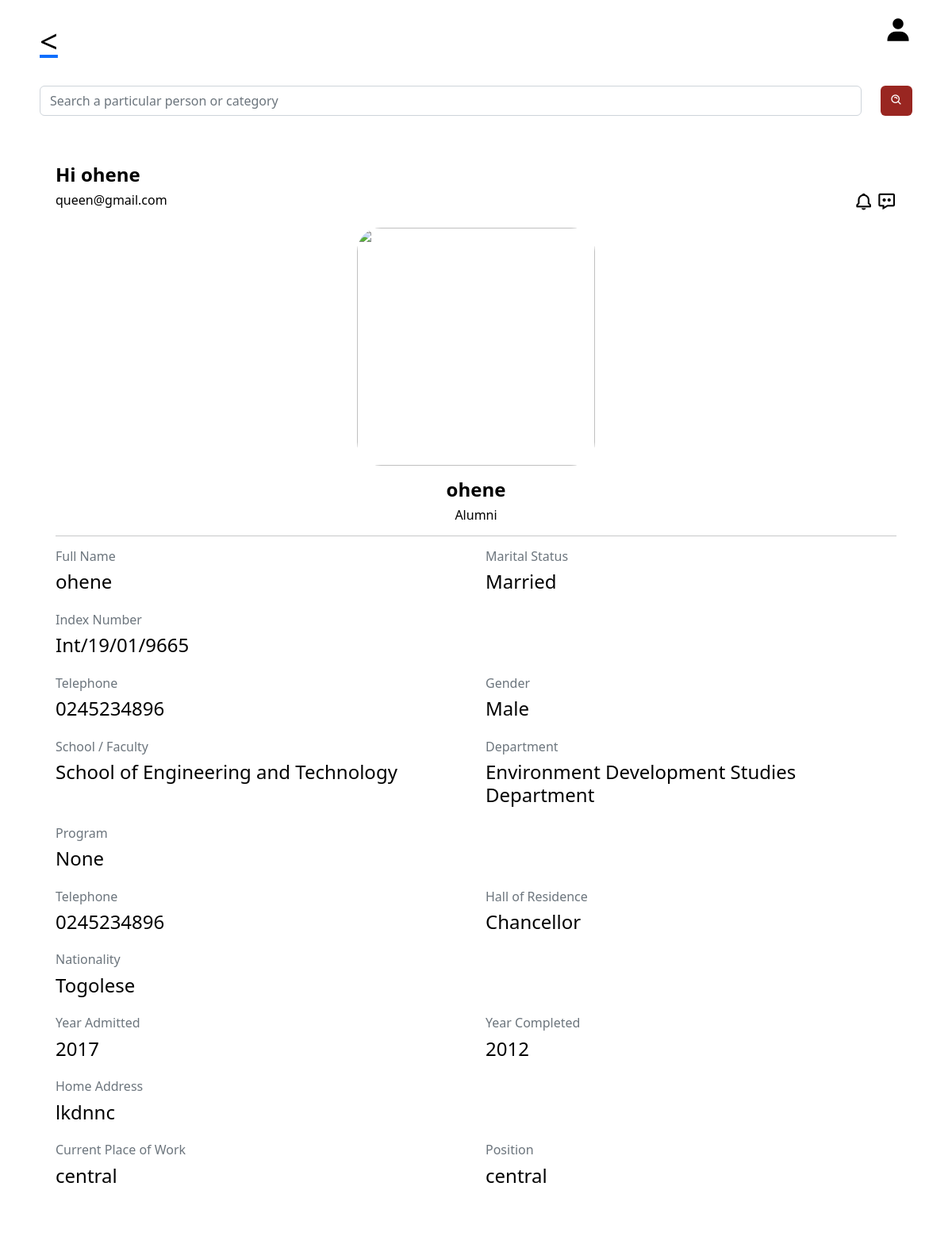
The app's page /userprofile/1 with its own data.
### app.py (models this page shows, shortened)
class User(db.Model,UserMixin):
    id= db.Column(db.Integer, primary_key=True)
    fullname= db.Column(db.String()  )
    indexnumber= db.Column(db.Integer())
    gender= db.Column(db.String()    )
    school= db.Column(db.String()    )
    department= db.Column(db.String()    )
    program= db.Column(db.String()   )
    completed= db.Column(db.Integer()     )
    admitted= db.Column(db.Integer()  )
    email= db.Column(db.String()     )
    telephone= db.Column(db.String()     )
    hall= db.Column(db.String()  )
    nationality= db.Column(db.String()   )
    address= db.Column(db.String()   )
    work= db.Column(db.String()  )
    guardian= db.Column(db.String()  )
    kin= db.Column(db.String()   )
    relationship= db.Column(db.String()  )
    marital= db.Column(db.String()   )
    health= db.Column(db.String()    )
    extra= db.Column(db.String()     )
    image_file = db.Column(db.String(20))

### app.py (the view)
@app.route('/userprofile/<int:userid>', methods=['GET', 'POST'])
def userprofile(userid):
    profile=User.query.get_or_404(userid)
    print(current_user)
    return render_template("userprofile.html",current_user=current_user, profile=profile)

### forms.py
class Search(FlaskForm):
    searched = StringField('Searched', validators=[DataRequired()])
    submit = SubmitField('Search')

### app.py (called while the page is built)
@app.context_processor
def base():
    form=Search()
    return dict(form=form)

### templates/userprofile.html (shortened to what this page needs)
<!doctype html>
<html lang="en">
  <head>
    <link rel="stylesheet" type="text/css" href="{{ url_for('static', filename='css/newstyle.css')}}">
    <link href="https://unpkg.com/aos@2.3.1/dist/aos.css" rel="stylesheet">
    <link href='https://unpkg.com/boxicons@2.1.2/css/boxicons.min.css' rel='stylesheet'>
    <link href="https://cdn.jsdelivr.net/npm/bootstrap@5.2.1/dist/css/bootstrap.min.css" rel="stylesheet">
  </head>
  <body>
<div class="container" style=" border-radius: 5px; padding: 20px; background: #fff;">
  <div class="spaceout">
    <div>
      <a href="/useryeargroup"><h1><</h1></a>
    </div>
    <div>
      <a href="/information" style="color:#000;"> <i class='bx bxs-user bx-md icon' ></i></a>
    </div>
  </div>
    <form class="d-flex " role="search" style="margin-top: 3vh; margin-bottom: 5vh;"  method='POST' action='{{url_for('usersearch')}}'>
      <input class="form-control " type="search"name='searched'  placeholder="Search a particular person or category" aria-label="Search">
      <button class="btn" style="color: #fff; background: #992621; border: none; margin-left: 2vw;" type="submit"><i class='bx bx-search-alt icon'></i></button>
    </form>
<div class="col-md" style=" background: #fff; border-radius: 5px; padding: 20px;">
  <div class="top">
    <h4><b>Hi {{profile.fullname}}</b> </h4>
  </div>
  <div class="down" style=" display: flex; grid-gap: 2px; justify-content: space-between;">
    <h6 style="color: black;">{{profile.email}}</h6>
    <div class="icons" style="color: black;">
        <i class='bx bx-bell bx-sm icon' ></i>
        <i class='bx bx-message-dots bx-sm icon' ></i>
    </div>
  </div>
  <div class="info" style="margin-top: 2vh; text-align: center;">
    <div class="info-pic" style="margin:auto;">
      {% if profile.image_file %}
        <img src= {{profile.image_file}}  style="width: 100%;  height:100%; object-fit:cover; border-radius: 30px;" >
        {% else %}
        <img src="https://www.pngitem.com/pimgs/m/30-307416_profile-icon-png-image-free-download-searchpng-employee.png" style="  width: 20%; background: #992621; border-radius: 70%;" >
      {% endif %}
    </div>
    <div class="info-details" style=" margin-top: 2vh;">
      <h4><b> {{profile.fullname}}</b></h4>
      <h6 style="color: black;">Alumni </h6>
    </div>
  </div>
    <hr>
  <div class="info-more">
    <div class="row">
        <div class="col">
          <h6 class="text-muted">Full Name </h6>
          <h4 style="color: black; margin-bottom: 0;">{{profile.fullname}}</h4>
        </div>
        <div class="col">
          <h6 class="text-muted">Marital Status </h6>
          <h4 style="color: black; margin-bottom: 0;">{{profile.marital}}</h4>
        </div>
    </div>
  </div>
  <div class="info-more">
    <div class="row">
        <div class="col">
          <h6 class="text-muted">Index Number </h6>
          <h4 style="color: black; margin-bottom: 0;">{{profile.indexnumber}}</h4>
        </div>
    </div>
  </div>
  <div class="info-more">
      <div class="row">
          <div class="col">
            <h6 class="text-muted">Telephone </h6>
            <h4 style="color: black; margin-bottom: 0;">{{profile.telephone}}</h4>
          </div>
          <div class="col">
              <h6 class="text-muted">Gender </h6>
              <h4 style="color: black; margin-bottom: 0;">{{profile.gender}}</h4>
            </div>
      </div>
    </div>
  <div class="info-more">
    <div class="row">
        <div class="col">
          <h6 class="text-muted">School / Faculty </h6>
          <h4 style="color: black; margin-bottom: 0;">{{profile.school}}</h4>
        </div>
        <div class="col">
          <h6 class="text-muted">Department </h6>
          <h4 style="color: black; margin-bottom: 0;">{{profile.department}}</h4>
        </div>
    </div>
  </div>
  <div class="info-more">
      <div class="row">
          <div class="col">
            <h6 class="text-muted">Program</h6>
            <h4 style="color: black; margin-bottom: 0;">{{profile.program}}</h4>
          </div>
      </div>
    </div>
  <div class="info-more">
    <div class="row">
        <div class="col">
          <h6 class="text-muted">Telephone </h6>
          <h4 style="color: black; margin-bottom: 0;">{{profile.telephone}}</h4>
        </div>
        <div class="col">
          <h6 class="text-muted">Hall of Residence </h6>
          <h4 style="color: black; margin-bottom: 0;">{{profile.hall}}</h4>
        </div>
    </div>
  </div>
  <div class="info-more">
    <div class="row">
        <div class="col">
          <h6 class="text-muted">Nationality </h6>
          <h4 style="color: black; margin-bottom: 0;">{{profile.nationality}}</h4>
        </div>
    </div>
  </div>
  <div class="info-more">
      <div class="row">
          <div class="col">
            <h6 class="text-muted">Year Admitted </h6>
            <h4 style="color: black; margin-bottom: 0;">{{profile.admitted}}</h4>
          </div>
          <div class="col">
              <h6 class="text-muted">Year Completed </h6>
              <h4 style="color: black; margin-bottom: 0;">{{profile.completed}}</h4>
            </div>
      </div>
    </div>
  <div class="info-more">
    <div class="row">
        <div class="col">
          <h6 class="text-muted">Home Address </h6>
          <h4 style="color: black; margin-bottom: 0;">{{profile.address}}</h4>
        </div>
    </div>
  </div>
  <div class="info-more">
    <div class="row">
        <div class="col">
          <h6 class="text-muted">Current Place of Work </h6>
          <h4 style="color: black; margin-bottom: 0;">{{profile.work}}</h4>
        </div>
        <div class="col">
          <h6 class="text-muted">Position </h6>
          <h4 style="color: black; margin-bottom: 0;">{{profile.guardian}}</h4>
        </div>
    </div>
    </div>
  </div>
</div>
  <br>
</body>
</html>

### static/css/newstyle.css (style rules this page uses)
body { background: #f2f2f2; }
h1 { color: black; }
h4 { color: black; }
.spaceout { justify-content: space-between; display: flex; }
.info-more { margin-bottom: 3vh; }
.info-pic { border-radius: 50%; width: 300px; height: 300px; text-align: center; }

### records on screen
User: fullname "ohene", email "queen@gmail.com", marital "Married", indexnumber "Int/19/01/9665", telephone "0245234896", gender "Male", school "School of Engineering and Technology", department "Environment Development Studies Department", program "None", hall "Chancellor", nationality "Togolese", admitted "2017", completed "2012", address "lkdnnc", work "central", guardian "central"
